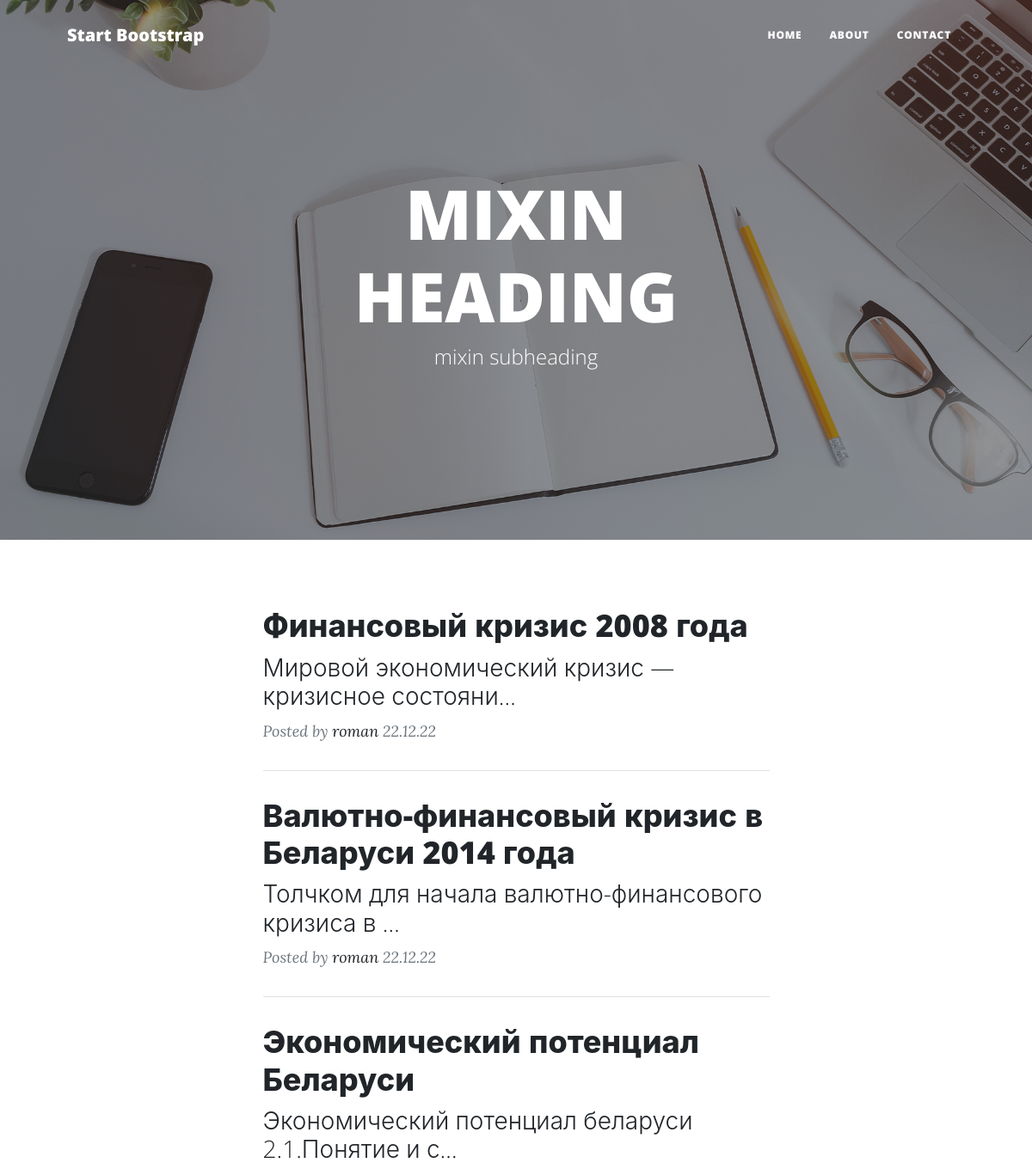
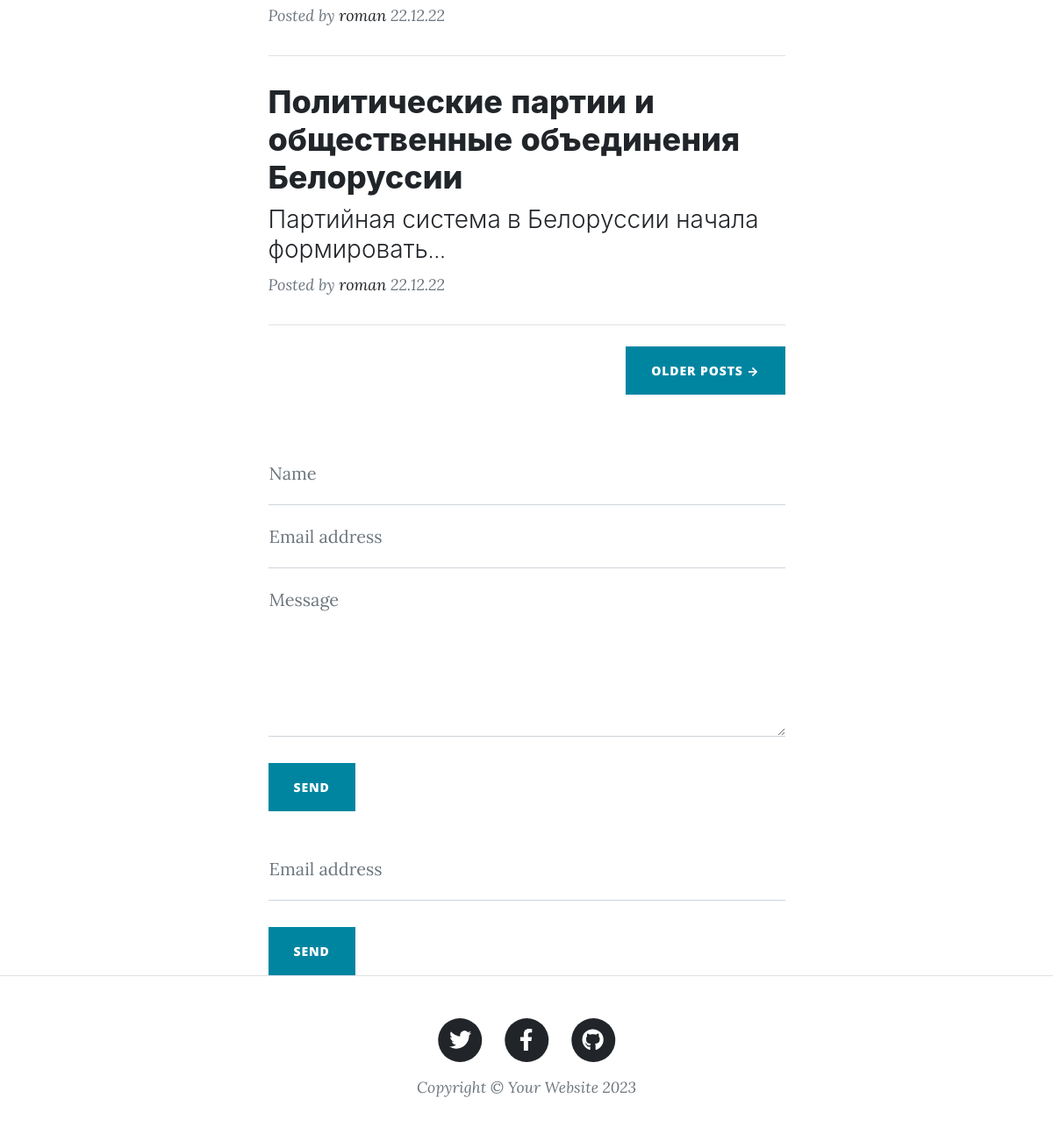
The page / on the database its author committed (2 pictures, top to bottom).
### blog/models.py (models this page shows, shortened)
class Post(models.Model):
    title = models.CharField(
        max_length=128,
        verbose_name='заголовок'
    )
    descr = models.TextField(verbose_name='описание')
    is_published = models.BooleanField(
        default=True,
        verbose_name='публикация'
    )
    date_created = models.DateTimeField(
        default=now,
        verbose_name='дата создания'
    )
    slug = models.SlugField(
        verbose_name='URL',
        unique=True
    )
    category = models.ForeignKey(
        Category,
        on_delete=models.DO_NOTHING,
        verbose_name='категория'
    )
    author = models.ForeignKey(
        User,
        on_delete=models.CASCADE,
        verbose_name='автор'
    )
    image = models.ImageField(
        upload_to='post',
        verbose_name='картинка',
        null=True,
        blank=True
    )
    def get_absolute_url(self):
        return reverse('blog_post', kwargs={'post_slug': self.slug})
    @property
    def date(self) -> str:
        return self.date_created.strftime('%d.%m.%y')
    class Meta:
        db_table = 'blog_posts'
        verbose_name = 'пост'
        verbose_name_plural = 'посты'
        ordering = ['date_created']

### blog/views.py (the view, shortened to what this page needs)
# urls.py: path('', PostListView.as_view(), name='blog_posts'),
class PostListView(BaseMixin, ListView):
    template_name = 'blog/index.html'
    context_object_name = 'posts'
    model = Post
    def get_queryset(self):
        return Post.objects.filter(is_published=True)
    def get_context_data(self, *, object_list=None, **kwargs):
        context = super().get_context_data()
        context['heading'] = 'MIXIN HEADING'
        context['subheading'] = 'mixin subheading'
        context['form'] = ContactForm()
        context['my_form'] = MyForm()
        context.update(self.context)
        return context

### blog/forms.py
class ContactForm(ModelForm):
    name = CharField(
        widget=TextInput(
            attrs={
                'class': 'form-control',
                'id': 'name',
                'placeholder': 'Name'
            }
        ),
        max_length=64
    )
    email = EmailField(
        widget=EmailInput(
            attrs={
                'class': 'form-control',
                'id': 'email',
                'placeholder': 'Email'
            }
        ),
        max_length=254
    )
    message = CharField(
        widget=Textarea(
            attrs={
                'class': 'form-control',
                'id': 'message',
                'style': 'height: 12rem',
                'placeholder': 'Message'
            }
        ),
        max_length=1024
    )
    class Meta:
        model = Contact
        fields = ('name', 'email', 'message')

class MyForm(Form):
    email = EmailField(
        widget=EmailInput(
            attrs={
                'class': 'form-control',
                'id': 'email',
                'placeholder': 'Email'
            }
        ),
        max_length=254
    )

### blog/templates/blog/index.html (shortened to what this page needs)
{% extends "blog/base.html" %}
{% load static %}
{% block image %}
style="background-image: url('{% static 'assets/img/home-bg.jpg' %}')"
{% endblock %}
{% block heading %}
<h1>{{ heading }}</h1>
<span class="subheading">{{ subheading }}</span>
{% endblock %}
{% block main %}
<div class="container px-4 px-lg-5">
    <div class="row gx-4 gx-lg-5 justify-content-center">
        <div class="col-md-10 col-lg-8 col-xl-7">
            {% include "blog/post_list.html" %}
            <div class="d-flex justify-content-end mb-4"><a class="btn btn-primary text-uppercase" href="#!">Older Posts →</a></div>
            {% include "blog/form_contact.html" %}
            <form method="post">
                <div class="form-floating">
                    {{ my_form.email }}
                    <label for="email">Email address</label>
                </div>
                <br>
                <button class="btn btn-primary text-uppercase" type="submit">SEND</button>
            </form>
        </div>
    </div>
</div>
{% endblock %}

### blog/templates/blog/post_list.html
{% for post in posts %}
<div class="post-preview">
    <a href="{{ post.get_absolute_url }}">
        <h2 class="post-title">{{ post.title }}</h2>
        <h3 class="post-subtitle">{{ post.descr|truncatechars:50 }}</h3>
    </a>
    <p class="post-meta">
        Posted by
        <a href="#!">{{ post.author }}</a>
        {{ post.date }}
    </p>
</div>
<hr class="my-4" />
{% endfor %}

### rows shown on the page
Post: title "Финансовый кризис 2008 года", descr "Мировой экономический кризис — кризисное состояни…", author "roman", date "22.12.22"
Post: title "Валютно-финансовый кризис в Беларуси 2014 года", descr "Толчком для начала валютно-финансового кризиса в …", author "roman", date "22.12.22"
Post: title "Экономический потенциал Беларуси", descr "Экономический потенциал беларуси 2.1.Понятие и с…", author "roman", date "22.12.22"
Post: title "Политические партии и общественные объединения Белоруссии", descr "Партийная система в Белоруссии начала формировать…", author "roman", date "22.12.22"

### other values the page prints
{{ heading }} "MIXIN HEADING"
{{ subheading }} "mixin subheading"
